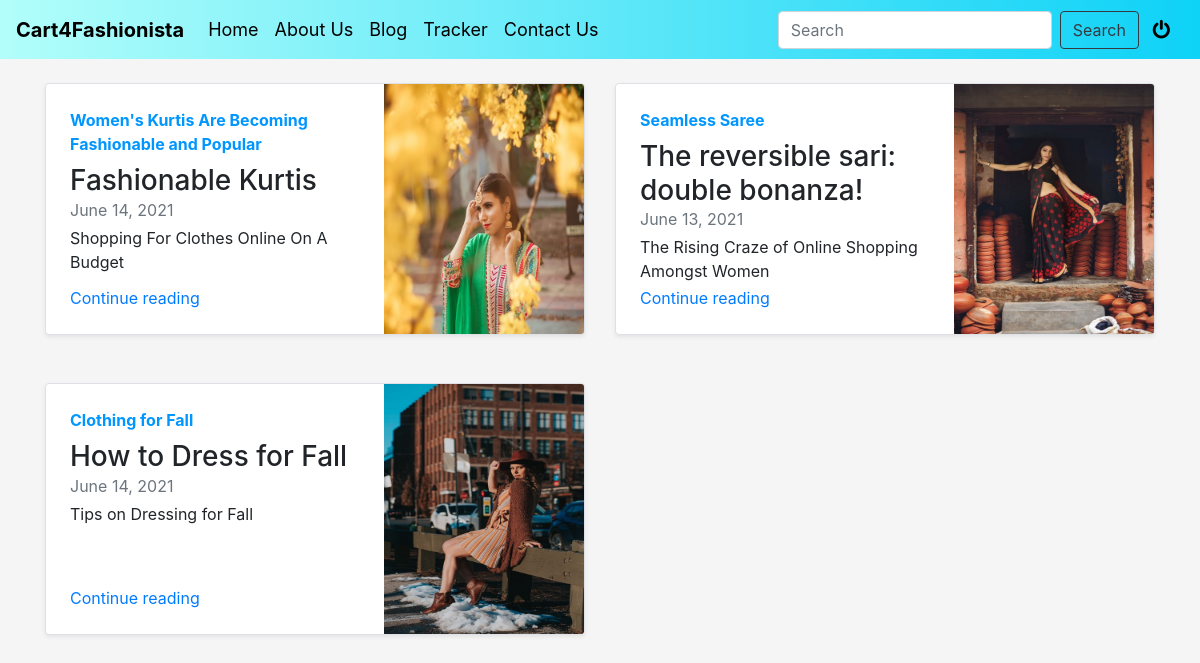
Screenshot of /blog/ with the database file from the repository.
### blog/models.py (models this page shows, shortened)
class Blogpost(models.Model):
    post_id = models.AutoField(primary_key=True)
    title = models.CharField(max_length=50)
    head0 = models.CharField(max_length=500, default="")
    chead0 = models.CharField(max_length=5000, default="")
    head1 = models.CharField(max_length=500, default="")
    chead1 = models.CharField(max_length=5000, default="")
    head2 = models.CharField(max_length=500, default="")
    chead2 = models.CharField(max_length=5000, default="")
    pub_date = models.DateField()
    thumbnail = models.ImageField(upload_to=r'blog\images', default="")

### blog/views.py (the view)
# urls.py: path('', views.index, name="BlogHome"),
def index(request):
    myposts = Blogpost.objects.all()
    return render(request, 'blog/index.html', {'mypost': myposts})

### templates/blog/index.html
{% extends 'blog/base.html' %}
{% load static %}
{% block body %}
<body style="background: whitesmoke;">
    <div class="container">
        <div class="row my-4">
            {% for item in mypost %}
            <div class="col-md-6">
                <div style="background:white;"
                    class="row no-gutters border rounded overflow-hidden flex-md-row mb-4 shadow-sm h-md-250 position-relative">
                    <div class="col p-4 d-flex flex-column position-static">
                        <strong class="d-inline-block mb-2" style="color: #0096FF;">{{item.head0}}</strong>
                        <h3 class="mb-0">{{item.title}}</h3>
                        <div class="mb-1 text-muted">{{item.pub_date}}</div>
                        <p class="card-text mb-auto">{{item.head1}}</p>
                        <a href="blogpost/{{item.post_id}}" class="stretched-link">Continue reading</a>
                    </div>
                    <div class="col-auto d-none d-lg-block">
                        <img src="./media/{{item.thumbnail}}" class="bd-placeholder-img" width="200" height="250"
                            aria-label="Placeholder: Thumbnail" />
                    </div>
                </div>
            </div>
            {% if forloop.counter|divisibleby:2 %}
        </div>
        <div class="row my-2">
            {% endif %}
            {% endfor %}
        </div>
</body>
{% endblock %}

### templates/blog/base.html (style rules this page uses)
.bgcolor { background: white; }

### rows the page displays
Blogpost: head0 "Women's Kurtis Are Becoming Fashionable and Popular", title "Fashionable Kurtis", pub_date "June 14, 2021", head1 "Shopping For Clothes Online On A Budget", thumbnail (picture)
Blogpost: head0 "Seamless Saree", title "The reversible sari: double bonanza!", pub_date "June 13, 2021", head1 "The Rising Craze of Online Shopping Amongst Women", thumbnail (picture)
Blogpost: head0 "Clothing for Fall", title "How to Dress for Fall", pub_date "June 14, 2021", head1 "Tips on Dressing for Fall", thumbnail (picture)
